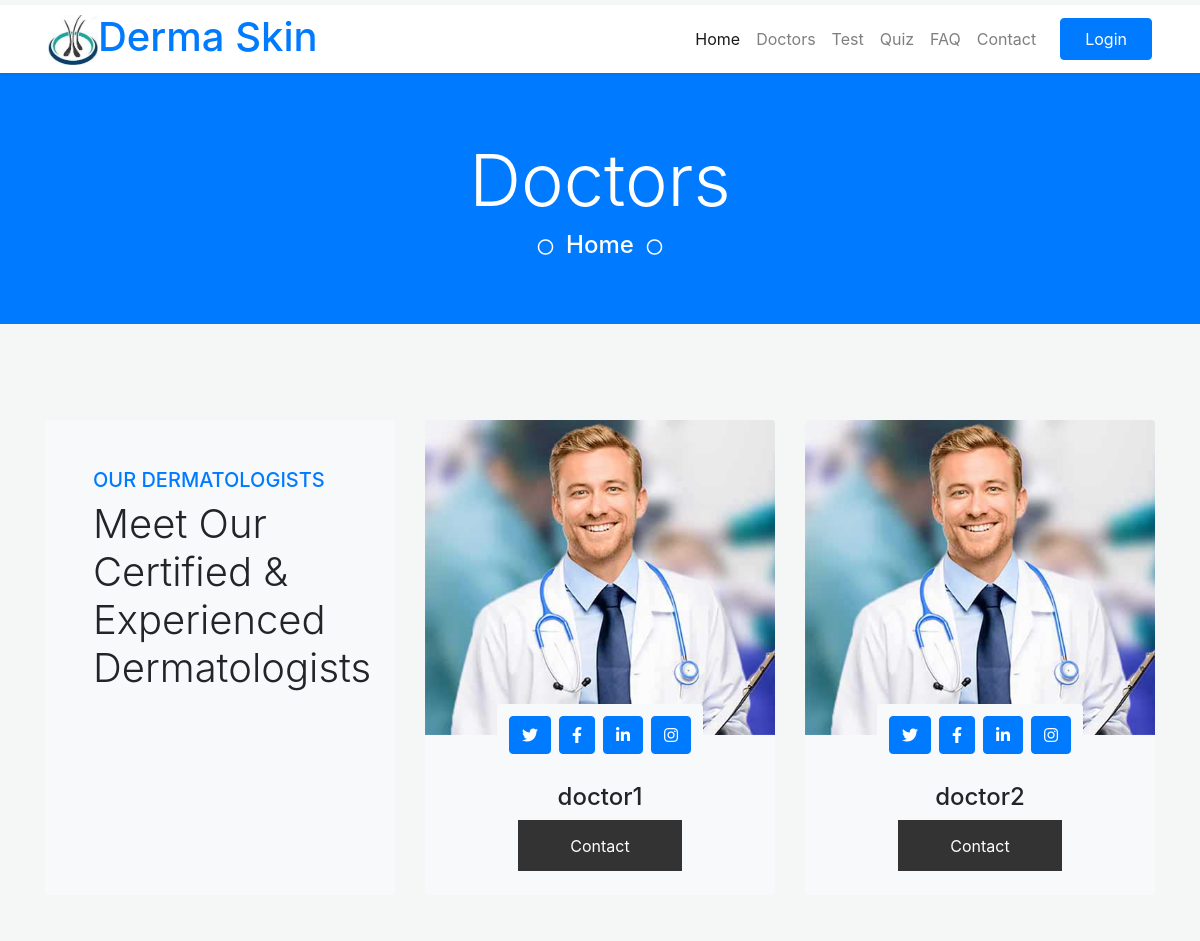
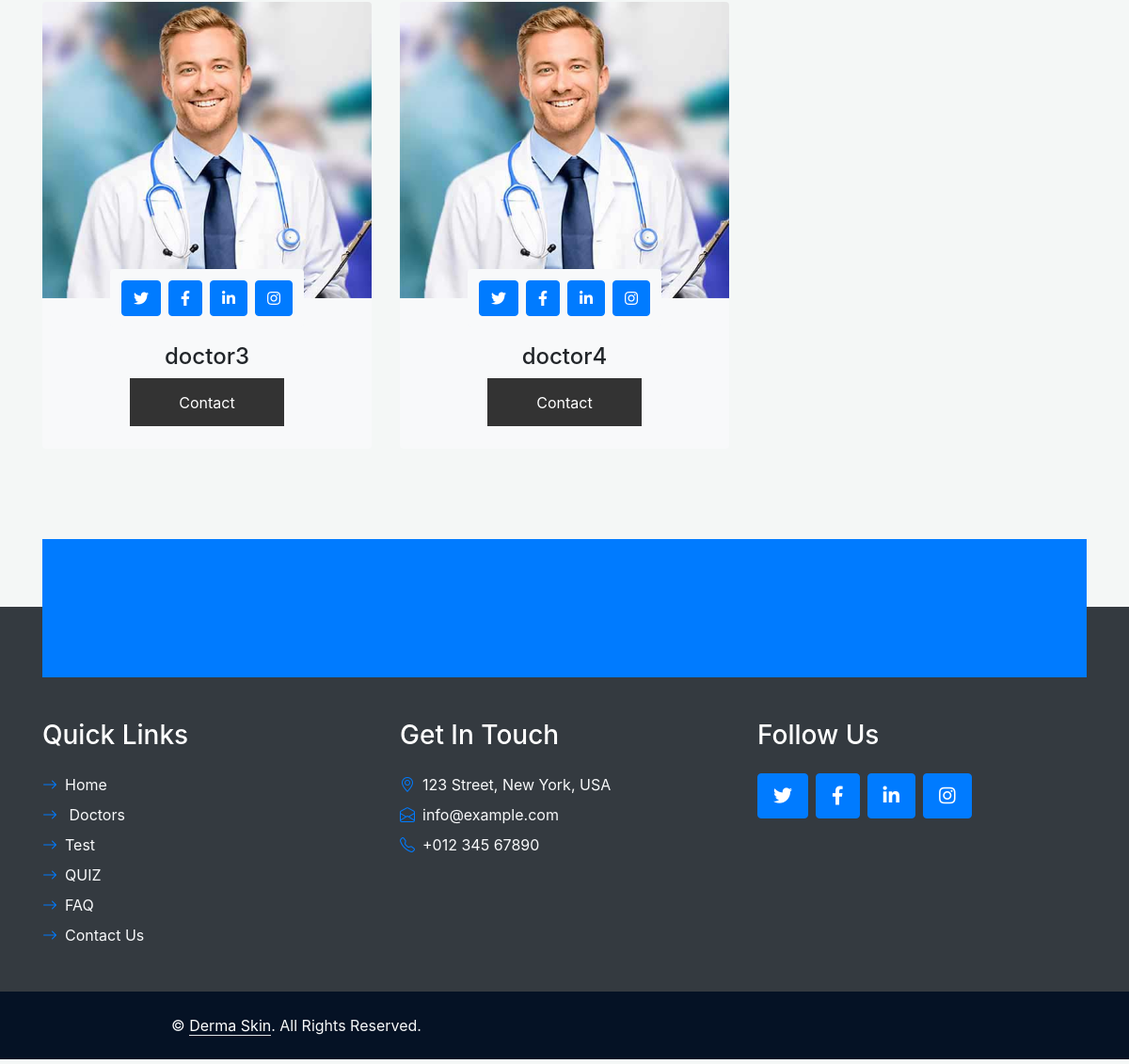
Page /team/ on the committed database (2 pictures, top to bottom).
### Accounts/models.py (models this page shows, shortened)
class AppUser(AbstractUser):
    CHOISES = (
        ('Patient','Patient'),
        ('Doctor','Doctor'),
        ('Admin','Admin'),
    )
    Genre = (
        ('Homme','Homme'),
        ('Femme','Femme')
    )
    id = models.AutoField(primary_key=True)
    age = models.IntegerField(blank=True,null=True)
    user_type= models.CharField(null=False,max_length=20, default="Patient" ,choices=CHOISES)
    genre = models.CharField(null=False,max_length=20, default="Homme", choices=Genre)
    gouvernorat = models.CharField(null=False,max_length=20)
    city = models.CharField(null=False,max_length=20)
    email = models.EmailField(default="exemple@gmail.com",blank=True,null=True)
    degree = models.ImageField(blank=True,null=True,upload_to='pics/users/{id}/degree image/')
    profil_image = models.ImageField(blank=True,null=True,upload_to=f'pics/users/{id}/profil image/')
    contacted_users =models.ManyToManyField('self', blank=True,symmetrical=True)
    created = models.DateTimeField(auto_now_add=True)

### Site/views.py (the view)
# urls.py: path('team/',views.doctorsPage,name='team'),
def doctorsPage(request):
    doctors = AppUser.objects.filter(user_type="Doctor")
    return render(request,"Pages/team.html",{"doctors":doctors})

### Template/Pages/team.html (shortened to what this page needs)
{% extends 'Pages/base.html' %}
{% load static %}
{% block content %}
    <div class="container-fluid bg-primary py-5 hero-header mb-5">
        <div class="row py-3">
            <div class="col-12 text-center">
                <h1 class="display-3 text-white animated zoomIn">Doctors </h1>
            <i class="far fa-circle text-white px-2"></i>
            <a href="{% url 'Home' %}" class="h4 text-white">Home</a>
            <i class="far fa-circle text-white px-2"></i>
            </div>
        </div>
    </div>
    <div class="container-fluid py-5">
        <div class="container">
            <div class="row g-5">
                <div class="col-lg-4 wow slideInUp" data-wow-delay="0.1s">
                    <div class="section-title bg-light rounded h-100 p-5">
                        <h5 class="position-relative d-inline-block text-primary text-uppercase">Our Dermatologists</h5>
                        <h1 class="display-6 mb-4">Meet Our Certified & Experienced Dermatologists</h1>
                    </div>
                </div>
                {% for doctor in doctors %}
                <div class="col-lg-4 wow slideInUp" data-wow-delay="0.3s">
                    <div class="team-item">
                        <div class="position-relative rounded-top" style="z-index: 1;">
                            {% if doctor.profil_image %}
                            <img class="img-fluid rounded-top w-100" src="media/{{doctor.profil_image}}" alt="">
                            {% else %}
                            {% if doctor.genre == "female" %}
                            <img class="img-fluid rounded-top w-100" src="{% static 'img/team-2.jpg' %}" alt="">
                            {% else %}
                            <img class="img-fluid rounded-top w-100" src="{% static 'img/team-1.jpg' %}" alt="">
                            {% endif %}
                            {% endif %}
                            <div
                                class="position-absolute top-100 start-50 translate-middle bg-light rounded p-2 d-flex">
                                <a class="btn btn-primary btn-square m-1" href="#"><i
                                        class="fab fa-twitter fw-normal"></i></a>
                                <a class="btn btn-primary btn-square m-1" href="#"><i
                                        class="fab fa-facebook-f fw-normal"></i></a>
                                <a class="btn btn-primary btn-square m-1" href="#"><i
                                        class="fab fa-linkedin-in fw-normal"></i></a>
                                <a class="btn btn-primary btn-square m-1" href="#"><i
                                        class="fab fa-instagram fw-normal"></i></a>
                            </div>
                        </div>
                        <div class="team-text position-relative bg-light text-center rounded-bottom p-4 pt-5">
                            <h4 class="mb-2">{{ doctor.username }}</h4>
                            <p class="text-primary mb-0" style="display: flex;justify-content: center; /* flex-direction: row; */align-items: center;">
                                <button class="contact-doctor" data-id="{{doctor.id}}"> Contact</button>
                            </p>
                        </div>
                    </div>
                </div>
                {% endfor %}
            </div>
        </div>
    </div>
    {% endblock %}

### Accounts/static/css/style.css (style rules this page uses)
* { -webkit-box-sizing: border-box; -moz-box-sizing: border-box; box-sizing: border-box; }
body { font-family: "Poppins-Regular"; color: #333; font-size: 13px; margin: 0; }
input, textarea, select, button { font-family: "Poppins-Regular"; color: #333; font-size: 13px; }
p, h1, h2, h3, h4, h5, h6, ul { margin: 0; }
button { border: none; width: 164px; height: 51px; margin: auto; margin-top: 40px; cursor: pointer; display: flex; align-items: center; justify-content: center; padding: 0; background: #333; font-size: 15px; color: #fff; vertical-align: middle; -webkit-transform: perspective(1px) translateZ(0); transform: perspective(1px) translateZ(0); -webkit-transition-duration: 0.3s; transition-duration: 0.3s; }

### Template/Pages/base.html (style rules this page uses)
body { background-color: #f4f7f6; margin-top: 5px; margin-bottom: 5px; }

### rows in the picture
AppUser: username "doctor1"
AppUser: username "doctor2"
AppUser: username "doctor3"
AppUser: username "doctor4"
